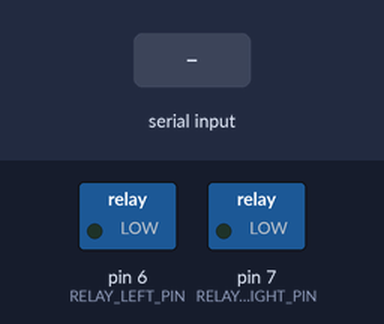
Simulated run of this sketch. Board: Arduino Uno, built with avr-gcc and run on an emulated ATmega328P. On the bench: switched loads named in the sketch (green lamp = pin HIGH). The test bench sets the inputs (shaded band).

Above: at 1.2 s.
1.3 s: "1" received over Serial
At 1.7 s:
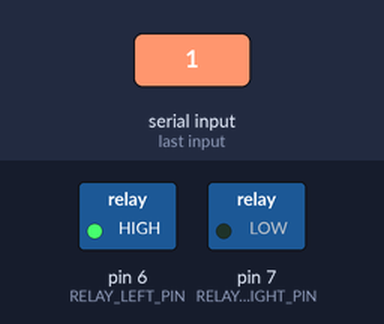
3.8 s: "2" received over Serial
At 4.6 s:
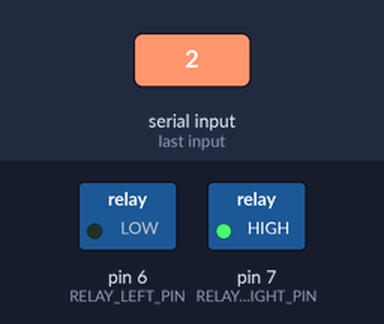
Timing chart, 0 to 6.8 s (numbered marks = the images above; inputs shaded):
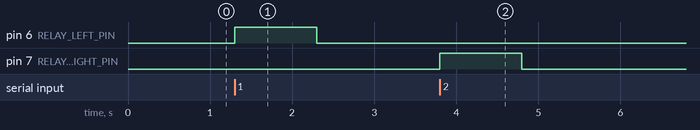

Measured:
- after the input at 1.3 s, pin 6 (RELAY_LEFT_PIN): LOW → HIGH at once, → LOW 1.0 s later
- after the input at 3.8 s, pin 7 (RELAY_RIGHT_PIN): LOW → HIGH at once, → LOW 1.0 s later

The sketch:

cannon.pde
```cpp
// (licence header left out)
/*
* Key Parts (although I'm sure you'll be able to find them elsewhere too):
* BlueSmirf Silver Bluetooth Modem: http://www.sparkfun.com/products/10269
* Arduino Uno: http://www.sparkfun.com/products/9950
* Sprinkler Valve: http://goo.gl/UXjS9
*/

#include <WProgram.h>
#include <TimerOne.h>
#include "evt_loop.h"

/* The only real reason the whole "event loop" thing exists is because I don't
   like Arduino's setup and loop functions. I also like to think it makes the
   code more portable, but you're free to disagree. */

void setup()
{
    evt_loop_init();
}

void loop()
{
    evt_loop_proc();
}
```

bt.cpp
```cpp
// (licence header left out)
#include <WProgram.h>
#include "bt.h"

/* The serial port to use for the Bluetooth connection. On the Arduino Uno,
   there is only one choice. Arduino Megas have the choice of Serial1 through
   Serial4, if you're interested. */
#define s_bt_serial Serial

/* Input queue: external device to the Arduino */
static  msgq_type*  s_bt_in_msgq  = NULL;

/* Output queue: Arduino to external device */
static  msgq_type* s_bt_out_msgq = NULL;

/* Initialize the Bluetooth module */
void bt_init(msgq_type* bt_in_msgq, msgq_type* bt_out_msgq)
{
    s_bt_in_msgq  = bt_in_msgq;
    s_bt_out_msgq = bt_out_msgq;

    /* Either queue may be null. Check before initializing, lest ye blow yer
       microprocessor into oblivion. */
    if (s_bt_in_msgq)
    {
        msgq_init(s_bt_in_msgq);
    }

    if (s_bt_out_msgq)
    {
        msgq_init(s_bt_out_msgq);
    }

    /* Initialize serial communication over the port */
    s_bt_serial.begin(BT_BAUD_RATE);
    pinMode(BT_RX_PIN, OUTPUT);
    pinMode(BT_TX_PIN, INPUT);
}

/* Waste energy until a Bluetooth message has been placed in to the queue. If
   you really wanted to be cool, you'd put the microprocessor to sleep here and
   have the incoming serial data interrupt wake it up. */
bool bt_wait_for_msgs()
{
    while (!s_bt_serial.available());
    return bt_check_for_msgs();
}

/* Add a message to the incoming Bluetooth queue, if one is available.
   Returns true if a message was added. */
bool bt_check_for_msgs()
{
    while (s_bt_serial.available())
    {
        uint8_t msg = 0;
        msgq_rsp_type rsp;

        msg = s_bt_serial.read();
        if (msg == BT_MSG_INVALID)
        {
            return false;
        }

        rsp = msgq_push(s_bt_in_msgq, msg);
        if (rsp != MSGQ_S_SUCCESS)
        {
            return false;
        }
    }

    return true;
}
```

bt.h
```cpp
// (licence header left out)
#ifndef BT_H
#define BT_H

#include "com_inc.h"
#include "msgq.h"

/* Invalid message read from serial port. This approach possible because the
   leftmost bit of a valid ASCII byte is always zero. */
#define BT_MSG_INVALID -1

/* Number of bytes in a valid bluetooth message */
#define BT_MSG_LEN 2

/* Bluetooth transfer pin -> Use the Arduino Uno's hardware serial I/O port. */
#define BT_TX_PIN 0

/* Bluetooth receive pin */
#define BT_RX_PIN 1

/* Bluetooth serial baud rate. This is the default on the BlueSmirf Silver. */
#define BT_BAUD_RATE 115200

/* Initialize the Bluetooth module */
void bt_init(msgq_type* bt_in_msgq, msgq_type* bt_out_msgq);

/* Waste energy until a Bluetooth message has been placed in to the queue. If
   you really wanted to be cool, you'd put the microprocessor to sleep here and
   have the incoming serial data interrupt wake it up. */
bool bt_wait_for_msgs();

/* Add a message to the incoming Bluetooth queue, if one is available.
   Returns true if a message was added. */
bool bt_check_for_msgs();

#endif /* !BT_H */
```

com_inc.h
```cpp
// (licence header left out)
#ifndef COM_INC_H
#define COM_INC_H

/* Include common files */
#include <stdint.h>
#include <limits.h>
#include <string.h>

#endif /* !COM_INC_H */
```

evt_loop.cpp
```cpp
// (licence header left out)
#include <WProgram.h>
#include "com_inc.h"
#include "evt_loop.h"
#include "bt.h"
#include "msgq.h"
#include "relay.h"

/* Timer period, in microseconds */
#define TIMER_DEFAULT_PERIOD 1000000

/* Bluetooth message queue */
static msgq_type bt_q;

/* Initialize the main program's event loop */
void evt_loop_init()
{
    relay_init();
    bt_init(&bt_q, NULL);
}

/* Process the data continuously */
void evt_loop_proc()
{
    uint16_t msg;
    msgq_rsp_type rsp;

    /* Sit here until a message is received from the Bluetooth queue */
    bt_wait_for_msgs();
    msg = msgq_pop(&bt_q, &rsp);

    /* Reset the queue if there was a problem */
    if (rsp != MSGQ_S_SUCCESS)
    {
        bt_init(&bt_q, NULL);
        return;
    }

    /* Open the appropriate relay, and start the timer to close it
       automatically one second later. */
    if (msg == '1')
    {
        relay_set_state(RELAY_LEFT_PIN, RELAY_OPEN);
        timer_init(TIMER_DEFAULT_PERIOD);
        timer_set_cb(&evt_loop_handle_timer);
    }
    else if (msg == '2')
    {
        relay_set_state(RELAY_RIGHT_PIN, RELAY_OPEN);
        timer_init(TIMER_DEFAULT_PERIOD);
        timer_set_cb(&evt_loop_handle_timer);
    }
}

/* Handle the timer interrupt to close the relay automatically */
void evt_loop_handle_timer()
{
    relay_set_state(RELAY_LEFT_PIN,  RELAY_CLOSED);
    relay_set_state(RELAY_RIGHT_PIN, RELAY_CLOSED);
}
```

evt_loop.h
```cpp
// (licence header left out)
#ifndef EVT_LOOP_H
#define EVT_LOOP_H

#include "com_inc.h"
#include "timer.h"

/* Initialize the main program's event loop */
void evt_loop_init();

/* Process the data continuously */
void evt_loop_proc();

/* Handle the timer interrupt to close the relay automatically */
void evt_loop_handle_timer();

#endif /* !EVT_LOOP_H */
```

msgq.cpp
```cpp
// (licence header left out)
#include "msgq.h"

/* Initialize a message queue */
void msgq_init(msgq_type* msgq)
{
	uint8_t idx = 0;
	msgq->head  = 0;
	msgq->size  = 0;

	for (idx = 0; idx < MSGQ_LEN; idx++)
	{
		msgq->msgs[idx] = 0;
        msgq->cbs[idx]  = NULL;
	}
}

/* Push a message onto a given queue */
msgq_rsp_type msgq_push(msgq_type* msgq, uint16_t msg)
{
	return msgq_push_cb(msgq, msg, NULL);
}

/* Push a message onto the queue with a callback function to call once the
   message is popped. */
msgq_rsp_type msgq_push_cb(msgq_type* msgq, uint16_t msg, msgq_cb_type cb)
{
	uint8_t idx;
	if (msgq->size >= MSGQ_LEN)
	{
		return MSGQ_S_FULL;
	}

	idx = (msgq->head + msgq->size) % MSGQ_LEN;
	msgq->msgs[idx] = msg;
	msgq->cbs[idx]  = cb;
	msgq->size++;
	return MSGQ_S_SUCCESS;
}

/* Pop a message off of a given queue. If the message has a callback, call
   msgq_pop_cb instead. */
uint16_t msgq_pop(msgq_type* msgq, msgq_rsp_type* status)
{
	uint16_t msg;
	if (msgq->size <= 0)
	{
        if (status != NULL)
        {
    		*status = MSGQ_S_EMPTY;
	    }

    	return 0;
	}

    if (status != NULL)
    {
	    *status = MSGQ_S_SUCCESS;
	}

	msg = msgq->msgs[msgq->head];
	msgq->head = (msgq->head + 1) & (MSGQ_LEN - 1);
	msgq->size--;

	return msg;
}

/* Pop a message off a given queue and populate the callback field. */
uint16_t msgq_pop_cb(msgq_type* msgq, msgq_rsp_type* status, msgq_cb_type cb)
{
	uint16_t msg;
	if (msgq->size <= 0)
	{
        if (status != NULL)
        {
    		*status = MSGQ_S_EMPTY;
	    }

    	return 0;
	}

    if (status != NULL)
    {
	    *status = MSGQ_S_SUCCESS;
	}

	msg = msgq->msgs[msgq->head];
	cb  = msgq->cbs[msgq->head];
	msgq->head = (msgq->head + 1) % MSGQ_LEN;
	msgq->size--;

	return msg;
}

/* Wait for a message to be added to the queue */
void msgq_wait(msgq_type* msgq)
{
	while(!msgq->size);
}
```

msgq.h
```cpp
// (licence header left out)
#ifndef MSGQ_H
#define MSGQ_H

#include "com_inc.h"

/* Maximum number of elements in a message queue */
#define MSGQ_LEN 128

/* Message queue callback function type */
typedef void(*msgq_cb_type)(void);

/* Message queue type */
typedef struct
{
	/* Index of the first element of the queue */
	uint8_t head;

	/* Size of the queue */
	uint8_t size;

	/* Messages */
	uint16_t msgs[MSGQ_LEN];

	/* Callbacks to be executed after the message is processed */
	msgq_cb_type cbs[MSGQ_LEN];
} msgq_type;

/* Status indicators that can be returned from a push/pope operation */
typedef enum
{
	/* Indicates a successful operation */
	MSGQ_S_SUCCESS,

	/* Indicates there was a problem reading */
	MSGQ_S_READ_ERROR,

	/* Indicates there was a problem writing */
	MSGQ_S_WRITE_ERROR,

	/* Indicates a full queue, write ignored */
	MSGQ_S_FULL,

	// Indicates an empty queue, read ignored */
	MSGQ_S_EMPTY
} msgq_rsp_type;

/* Initialize a message queue to default values */
void msgq_init(msgq_type* msgq);

/* Push a message onto a given queue. The return value indicates success or
   failure. */
msgq_rsp_type msgq_push(msgq_type* msgq, uint16_t msg);

/* Push a message onto a given queue with a callback. Return value indicates
   success or failure. */
msgq_rsp_type msgq_push_cb(msgq_type* msgq, uint16_t msg, msgq_cb_type cb);

/* Pop a message off of a given queue. Status parameter indicates success or
   failure. If status is not MSGQ_S_SUCCESS, then the returned message is 0. */
uint16_t msgq_pop(msgq_type* msgq, msgq_rsp_type* status);

/* Same as msgq_pop, but the cb parameter is populated with the callback
   function, which may be null */
uint16_t msgq_pop_cb(msgq_type* msgq, msgq_rsp_type* status, msgq_cb_type cb);

/* Wait for a message to be added to the queue */
void msgq_wait(msgq_type* msgq);

#endif /* !MSGQ_H */
```

relay.cpp
```cpp
// (licence header left out)
#include <WProgram.h>
#include "relay.h"

/* Initialize the relay pins */
void relay_init()
{
    /* The relay pins are outputs */
    pinMode(RELAY_LEFT_PIN, OUTPUT);
    pinMode(RELAY_RIGHT_PIN, OUTPUT);

    /* Make sure both valves are closed , or this whole project's kinda
       pointless */
    digitalWrite(RELAY_LEFT_PIN, LOW);
    digitalWrite(RELAY_RIGHT_PIN, LOW);
}

/* Set the state of the specified relay */
void relay_set_state(uint8_t pin, relay_state_type state)
{
    switch (state)
    {
        case RELAY_OPEN:
            digitalWrite(pin, HIGH);
            break;

        case RELAY_CLOSED:
        default:
            digitalWrite(pin, LOW);
            break;
    }
}
```

relay.h
```cpp
// (licence header left out)
#ifndef RELAY_H
#define RELAY_H

/* Left relay digital output pin */
#define RELAY_LEFT_PIN  6

/* Right relay digital output pin */
#define RELAY_RIGHT_PIN 7

/* Relay states. The valve state matches the relay state. So, an open relay
   means air can flow out of the pressurized canister. */
typedef enum
{
    /* Open relay: circuit is open */
    RELAY_OPEN,

    /* Closed relay: circuit is closed */
    RELAY_CLOSED
} relay_state_type;

/* Initialize the relay pins */
void relay_init();

/* Set the state of the specified relay */
void relay_set_state(uint8_t pin, relay_state_type state);

#endif /* !RELAY_H */
```

timer.cpp
```cpp
// (licence header left out)
#include <WProgram.h>

/* Get the TimerOne library from Google Code:
       http://code.google.com/p/arduino-timerone/downloads/list
   Documentation:
       http://arduino.cc/playground/Code/Timer1 */
#include <TimerOne.h>

#include "timer.h"

/* Timer period, in microseconds */
static uint16_t s_timer_per;

/* Timer expiry callback function */
static timer_cb_type s_timer_cb;

/* Timer mode */
static timer_mode_type s_mode;

/* Initialize the timer, but don't start it */
void timer_init(unsigned long period)
{
    s_timer_cb = NULL;
    timer_set_mode(TIMER_MODE_SINGLE_SHOT);
    timer_set_period(period);
}

/* Set the operating mode */
void timer_set_mode(timer_mode_type mode)
{
    s_mode = mode;
}

/* Set the expiry function callback */
void timer_set_cb(timer_cb_type cb)
{
    s_timer_cb = cb;
}

/* Timer ISR */
void timer_service()
{
    if (s_timer_cb)
    {
        s_timer_cb();
    }

    if (s_mode == TIMER_MODE_SINGLE_SHOT)
    {
        Timer1.stop();
    }
}

/* Set the timer period and start ticking */
void timer_set_period(unsigned long period)
{
    s_timer_per = period;
    Timer1.stop();
    Timer1.initialize(period);
    Timer1.attachInterrupt(timer_service, period);
    Timer1.start();
}
```

timer.h
```cpp
// (licence header left out)
#ifndef TIMER_H
#define TIMER_H

#include <WProgram.h>

/* Get the TimerOne library from Google Code:
       http://code.google.com/p/arduino-timerone/downloads/list
   Documentation:
       http://arduino.cc/playground/Code/Timer1 */
#include <TimerOne.h>

#include "com_inc.h"

/* Timer operating mode */
typedef enum
{
    /* Single shot: use to schedule an event at a fixed point in the future */
    TIMER_MODE_SINGLE_SHOT,

    /* Periodic: use the schedule an event to run at a periodic rate */
    TIMER_MODE_PERIODIC
} timer_mode_type;

/* Timer callback function type */
typedef void(*timer_cb_type)(void);

/* Initialize the scheduler timer, in microseconds */
void timer_init(unsigned long period);

/* Timer interrupt service routine */
void timer_service();

/* Set the timer data report callback function */
void timer_set_cb(timer_cb_type cb);

/* Set the mode to either single-shot or periodic */
void timer_set_mode(timer_mode_type mode);

/* Set the scheduler timer's data period, in microseconds */
void timer_set_period(unsigned long period);

#endif /* !TIMER_H */
```
